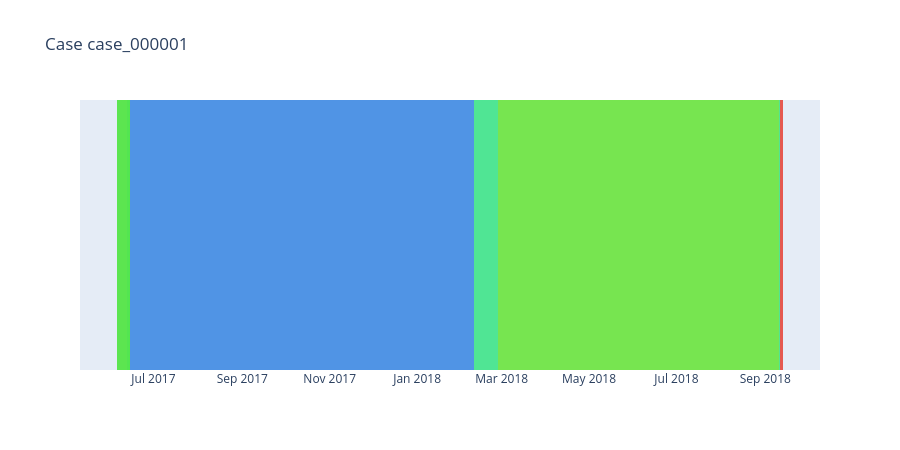

Here is the notebook cell this chart was saved with:
### Code cell
case_trajectory_plot = kairo.plot_som_case_trajectory(case_trajectory, color_mapping, case_id="case_000001")
case_trajectory_plot

### Figure 1 — Plotly figure (JSON) as saved in the notebook; plotly's stock layout.template omitted (floating-point values rounded to 4 significant figures)
{"data": [{"base": ["2017-06-05T13:34:59.000000"], "customdata": [[1]], "hovertemplate": "state=(7, 1)<br>start=%{base}<br>end=%{x}<br>case=%{y}<br>events=%{customdata[0]}<extra></extra>", "legendgroup": "(7, 1)", "marker": {"color": "#e55059", "line": {"width": 0}, "pattern": {"shape": ""}}, "name": "(7, 1)", "orientation": "h", "showlegend": true, "textposition": "auto", "type": "bar", "x": [2749000], "xaxis": "x", "y": ["case_000001"], "yaxis": "y"}, {"base": ["2017-06-05T14:20:48.000000"], "customdata": [[1]], "hovertemplate": "state=(7, 5)<br>start=%{base}<br>end=%{x}<br>case=%{y}<br>events=%{customdata[0]}<extra></extra>", "legendgroup": "(7, 5)", "marker": {"color": "#5ce550", "line": {"width": 0}, "pattern": {"shape": ""}}, "name": "(7, 5)", "orientation": "h", "showlegend": true, "textposition": "auto", "type": "bar", "x": [583634000], "xaxis": "x", "y": ["case_000001"], "yaxis": "y"}, {"base": ["2017-06-12T08:28:02.000000"], "customdata": [[1]], "hovertemplate": "state=(9, 7)<br>start=%{base}<br>end=%{x}<br>case=%{y}<br>events=%{customdata[0]}<extra></extra>", "legendgroup": "(9, 7)", "marker": {"color": "#53e550", "line": {"width": 0}, "pattern": {"shape": ""}}, "name": "(9, 7)", "orientation": "h", "showlegend": true, "textposition": "auto", "type": "bar", "x": [178992000], "xaxis": "x", "y": ["case_000001"], "yaxis": "y"}, {"base": ["2017-06-14T10:11:14.000000"], "customdata": [[1]], "hovertemplate": "state=(9, 2)<br>start=%{base}<br>end=%{x}<br>case=%{y}<br>events=%{customdata[0]}<extra></extra>", "legendgroup": "(9, 2)", "marker": {"color": "#5094e5", "line": {"width": 0}, "pattern": {"shape": ""}}, "name": "(9, 2)", "orientation": "h", "showlegend": true, "textposition": "auto", "type": "bar", "x": [20746912000], "xaxis": "x", "y": ["case_000001"], "yaxis": "y"}, {"base": ["2018-02-09T13:13:06.000000", "2018-09-10T10:53:14.000000"], "customdata": [[1], [1]], "hovertemplate": "state=(9, 5)<br>start=%{base}<br>end=%{x}<br>case=%{y}<br>events=%{customdata[0]}<extra></extra>", "legendgroup": "(9, 5)", "marker": {"color": "#50e594", "line": {"width": 0}, "pattern": {"shape": ""}}, "name": "(9, 5)", "orientation": "h", "showlegend": true, "textposition": "auto", "type": "bar", "x": [1475519000, 78601000], "xaxis": "x", "y": ["case_000001", "case_000001"], "yaxis": "y"}, {"base": ["2018-02-26T15:05:05.000000", "2018-09-11T08:43:15.000000"], "customdata": [[1], [1]], "hovertemplate": "state=(9, 4)<br>start=%{base}<br>end=%{x}<br>case=%{y}<br>events=%{customdata[0]}<extra></extra>", "legendgroup": "(9, 4)", "marker": {"color": "#77e550", "line": {"width": 0}, "pattern": {"shape": ""}}, "name": "(9, 4)", "orientation": "h", "showlegend": true, "textposition": "auto", "type": "bar", "x": [16919289000, 15000], "xaxis": "x", "y": ["case_000001", "case_000001"], "yaxis": "y"}, {"base": ["2018-09-11T08:43:30.000000"], "customdata": [[1]], "hovertemplate": "state=(5, 2)<br>start=%{base}<br>end=%{x}<br>case=%{y}<br>events=%{customdata[0]}<extra></extra>", "legendgroup": "(5, 2)", "marker": {"color": "#e55950", "line": {"width": 0}, "pattern": {"shape": ""}}, "name": "(5, 2)", "orientation": "h", "showlegend": true, "textposition": "auto", "type": "bar", "x": [152432000], "xaxis": "x", "y": ["case_000001"], "yaxis": "y"}, {"base": ["2018-09-13T03:04:02.000000"], "customdata": [[1]], "hovertemplate": "state=(2, 1)<br>start=%{base}<br>end=%{x}<br>case=%{y}<br>events=%{customdata[0]}<extra></extra>", "legendgroup": "(2, 1)", "marker": {"color": "#ace550", "line": {"width": 0}, "pattern": {"shape": ""}}, "name": "(2, 1)", "orientation": "h", "showlegend": true, "textposition": "auto", "type": "bar", "x": [21214000], "xaxis": "x", "y": ["case_000001"], "yaxis": "y"}, {"base": ["2018-09-13T08:57:36.000000"], "customdata": [[1]], "hovertemplate": "state=(5, 1)<br>start=%{base}<br>end=%{x}<br>case=%{y}<br>events=%{customdata[0]}<extra></extra>", "legendgroup": "(5, 1)", "marker": {"color": "#e56b50", "line": {"width": 0}, "pattern": {"shape": ""}}, "name": "(5, 1)", "orientation": "h", "showlegend": true, "textposition": "auto", "type": "bar", "x": [0], "xaxis": "x", "y": ["case_000001"], "yaxis": "y"}, {"base": ["2018-09-13T08:57:36.000000"], "customdata": [[1]], "hovertemplate": "state=(5, 0)<br>start=%{base}<br>end=%{x}<br>case=%{y}<br>events=%{customdata[0]}<extra></extra>", "legendgroup": "(5, 0)", "marker": {"color": "#c750e5", "line": {"width": 0}, "pattern": {"shape": ""}}, "name": "(5, 0)", "orientation": "h", "showlegend": true, "textposition": "auto", "type": "bar", "x": [0], "xaxis": "x", "y": ["case_000001"], "yaxis": "y"}], "layout": {"bargap": 0, "barmode": "overlay", "height": 450, "legend": {"title": {"text": "state"}, "tracegroupgap": 0}, "showlegend": false, "title": {"text": "Case case_000001"}, "xaxis": {"anchor": "y", "domain": [0, 1], "type": "date"}, "yaxis": {"anchor": "x", "categoryarray": ["case_000001"], "categoryorder": "array", "domain": [0, 1], "title": {"text": "case"}, "visible": false}}}
